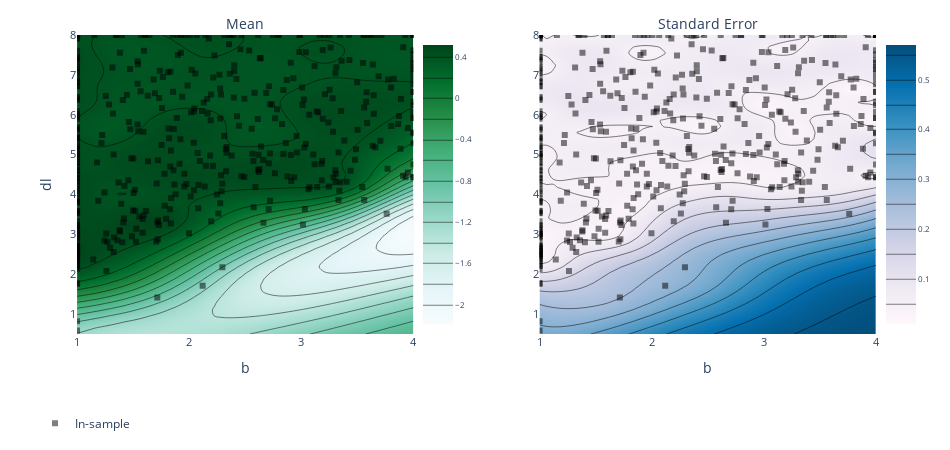

The notebook cell this image was saved under:
### Code cell
render(ax_client.get_contour_plot(param_x="b", param_y="dl"))

### Figure 1 — Plotly figure (JSON) as saved in the notebook; plotly's stock layout.template omitted (floating-point values rounded to 4 significant figures; data arrays with more than 128 entries replaced by an {"elided": "..."} marker saying what was removed)
{"data": [{"autocolorscale": false, "autocontour": true, "colorbar": {"tickfont": {"size": 8}, "ticksuffix": "", "x": 0.45, "y": 0.5}, "colorscale": [[0, "rgb(247,252,253)"], [0.125, "rgb(229,245,249)"], [0.25, "rgb(204,236,230)"], [0.375, "rgb(153,216,201)"], [0.5, "rgb(102,194,164)"], [0.625, "rgb(65,174,118)"], [0.75, "rgb(35,139,69)"], [0.875, "rgb(0,109,44)"], [1, "rgb(0,68,27)"]], "contours": {"coloring": "heatmap"}, "hoverinfo": "x+y+z", "ncontours": 25, "type": "contour", "x": [1, 1.061, 1.122, 1.184, 1.245, 1.306, 1.367, 1.429, 1.49, 1.551, 1.612, 1.673, 1.735, 1.796, 1.857, 1.918, 1.98, 2.041, 2.102, 2.163, 2.224, 2.286, 2.347, 2.408, 2.469, 2.531, 2.592, 2.653, 2.714, 2.776, 2.837, 2.898, 2.959, 3.02, 3.082, 3.143, 3.204, 3.265, 3.327, 3.388, 3.449, 3.51, 3.571, 3.633, 3.694, 3.755, 3.816, 3.878, 3.939, 4], "xaxis": "x", "y": [0.5, 0.6531, 0.8061, 0.9592, 1.112, 1.265, 1.418, 1.571, 1.724, 1.878, 2.031, 2.184, 2.337, 2.49, 2.643, 2.796, 2.949, 3.102, 3.255, 3.408, 3.561, 3.714, 3.867, 4.02, 4.173, 4.327, 4.48, 4.633, 4.786, 4.939, 5.092, 5.245, 5.398, 5.551, 5.704, 5.857, 6.01, 6.163, 6.316, 6.469, 6.622, 6.776, 6.929, 7.082, 7.235, 7.388, 7.541, 7.694, 7.847, 8], "yaxis": "y", "z": {"elided": "50x50 float values"}, "zauto": true, "zmax": 2.187, "zmin": -2.187}, {"autocolorscale": false, "autocontour": true, "colorbar": {"tickfont": {"size": 8}, "ticksuffix": "", "x": 1, "y": 0.5}, "colorscale": [[0, "rgb(255,247,251)"], [0.1429, "rgb(236,231,242)"], [0.2857, "rgb(208,209,230)"], [0.4286, "rgb(166,189,219)"], [0.5714, "rgb(116,169,207)"], [0.7143, "rgb(54,144,192)"], [0.8571, "rgb(5,112,176)"], [1, "rgb(3,78,123)"]], "contours": {"coloring": "heatmap"}, "hoverinfo": "x+y+z", "ncontours": 25, "type": "contour", "x": [1, 1.061, 1.122, 1.184, 1.245, 1.306, 1.367, 1.429, 1.49, 1.551, 1.612, 1.673, 1.735, 1.796, 1.857, 1.918, 1.98, 2.041, 2.102, 2.163, 2.224, 2.286, 2.347, 2.408, 2.469, 2.531, 2.592, 2.653, 2.714, 2.776, 2.837, 2.898, 2.959, 3.02, 3.082, 3.143, 3.204, 3.265, 3.327, 3.388, 3.449, 3.51, 3.571, 3.633, 3.694, 3.755, 3.816, 3.878, 3.939, 4], "xaxis": "x2", "y": [0.5, 0.6531, 0.8061, 0.9592, 1.112, 1.265, 1.418, 1.571, 1.724, 1.878, 2.031, 2.184, 2.337, 2.49, 2.643, 2.796, 2.949, 3.102, 3.255, 3.408, 3.561, 3.714, 3.867, 4.02, 4.173, 4.327, 4.48, 4.633, 4.786, 4.939, 5.092, 5.245, 5.398, 5.551, 5.704, 5.857, 6.01, 6.163, 6.316, 6.469, 6.622, 6.776, 6.929, 7.082, 7.235, 7.388, 7.541, 7.694, 7.847, 8], "yaxis": "y2", "z": {"elided": "50x50 float values"}}, {"hoverinfo": "text", "legendgroup": "In-sample", "marker": {"color": "black", "opacity": 0.5, "symbol": 1}, "mode": "markers", "name": "In-sample", "text": {"elided": "449 str values"}, "type": "scatter", "x": {"elided": "449 float values"}, "xaxis": "x", "y": {"elided": "449 float values"}, "yaxis": "y"}, {"hoverinfo": "text", "legendgroup": "In-sample", "marker": {"color": "black", "opacity": 0.5, "symbol": 1}, "mode": "markers", "name": "In-sample", "showlegend": false, "text": {"elided": "449 str values"}, "type": "scatter", "x": {"elided": "449 float values"}, "xaxis": "x2", "y": {"elided": "449 float values"}, "yaxis": "y2"}], "layout": {"annotations": [{"font": {"size": 14}, "showarrow": false, "text": "Mean", "x": 0.25, "xanchor": "center", "xref": "paper", "y": 1, "yanchor": "bottom", "yref": "paper"}, {"font": {"size": 14}, "showarrow": false, "text": "Standard Error", "x": 0.8, "xanchor": "center", "xref": "paper", "y": 1, "yanchor": "bottom", "yref": "paper"}], "autosize": false, "height": 450, "hovermode": "closest", "legend": {"orientation": "h", "x": 0, "y": -0.25}, "margin": {"b": 100, "l": 35, "pad": 0, "r": 35, "t": 35}, "width": 950, "xaxis": {"anchor": "y", "autorange": false, "domain": [0.05, 0.45], "exponentformat": "e", "range": [1, 4], "tickfont": {"size": 11}, "tickmode": "auto", "title": {"text": "b"}, "type": "linear"}, "xaxis2": {"anchor": "y2", "autorange": false, "domain": [0.6, 1], "exponentformat": "e", "range": [1, 4], "tickfont": {"size": 11}, "tickmode": "auto", "title": {"text": "b"}, "type": "linear"}, "yaxis": {"anchor": "x", "autorange": false, "domain": [0, 1], "exponentformat": "e", "range": [0.5, 8], "tickfont": {"size": 11}, "tickmode": "auto", "title": {"text": "dl"}, "type": "linear"}, "yaxis2": {"anchor": "x2", "autorange": false, "domain": [0, 1], "exponentformat": "e", "range": [0.5, 8], "tickfont": {"size": 11}, "tickmode": "auto", "type": "linear"}}}
